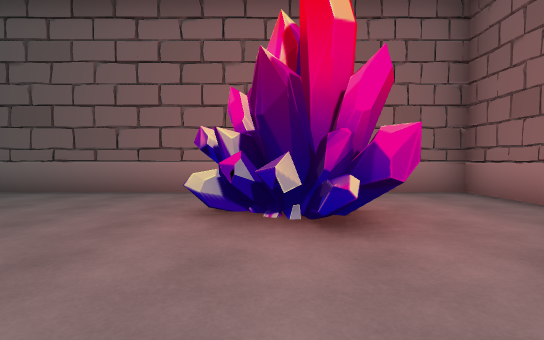
view 1 (above)

24 first-person views from a walk through a 3-D level made in the Unity game engine. The camera is 1.2 m above the floor, tilts 2° down and sees 85° across. The floor is counted in squares, 2 m on a side. Each view is taken from the middle of a square. On the plan, view 1 faces up. The plan holds only what a view shows up to about 9 squares ahead; the rest is blank. The place goes on beyond the plan. The player is left out. Some animated figures are left out. Some surface patterns are stand-ins.

view 2
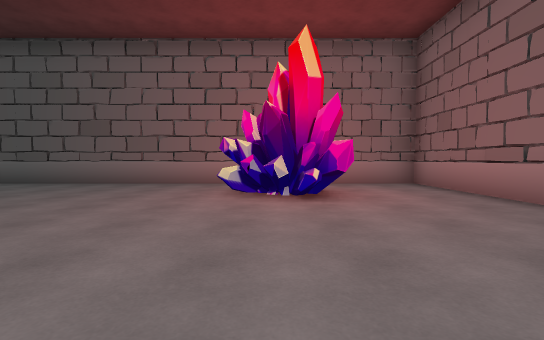

view 3
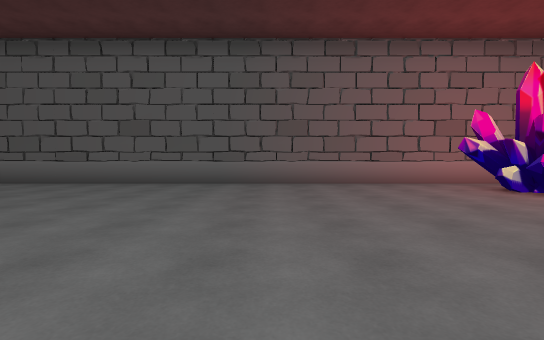

view 4
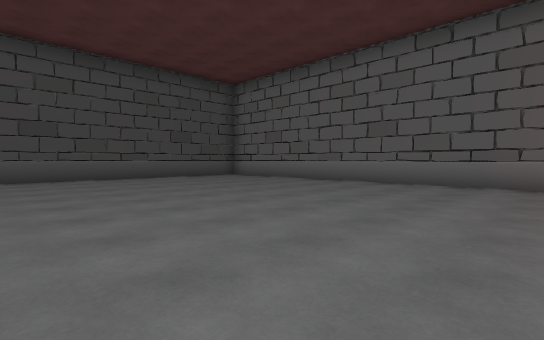

view 5
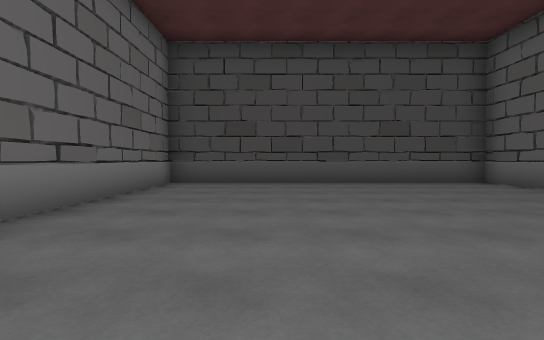

view 6
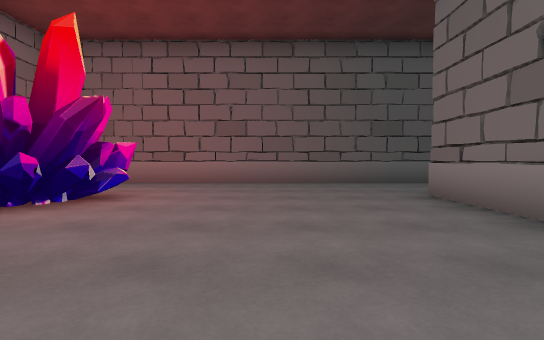

view 7
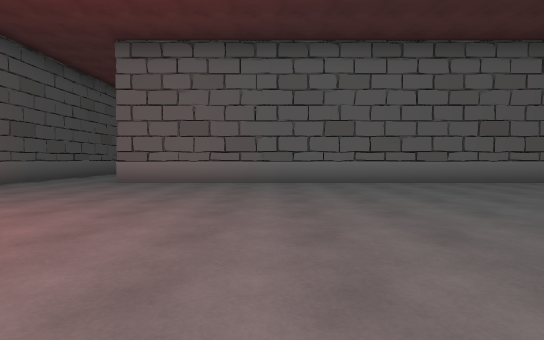

view 8
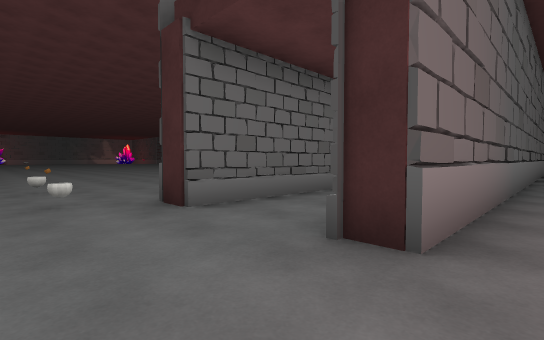

view 9
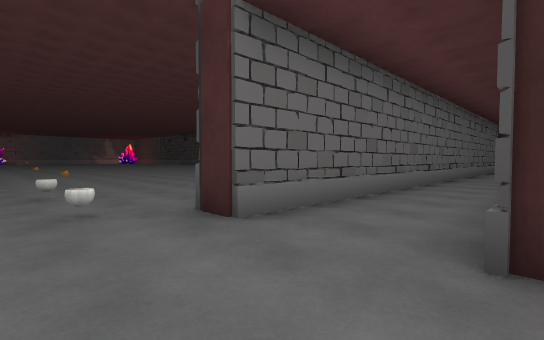

view 10
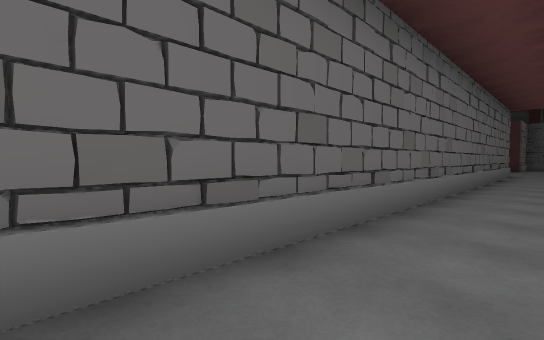

view 11
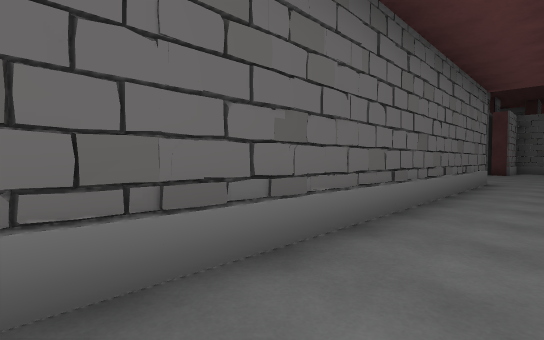

view 12
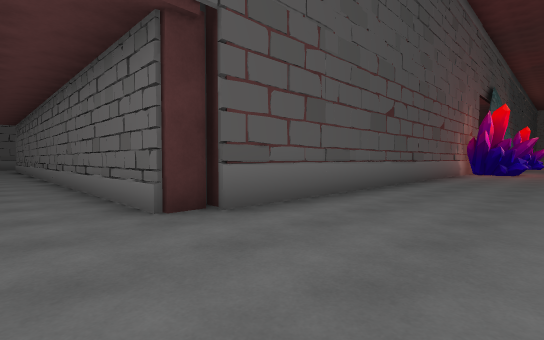

view 13
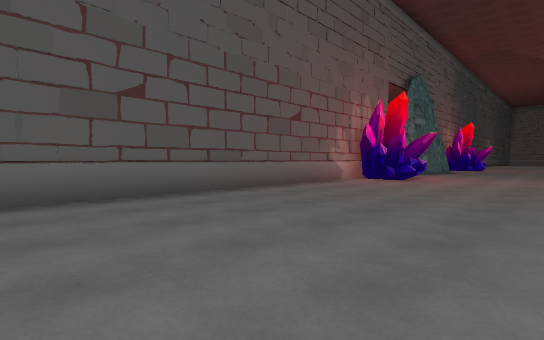

view 14
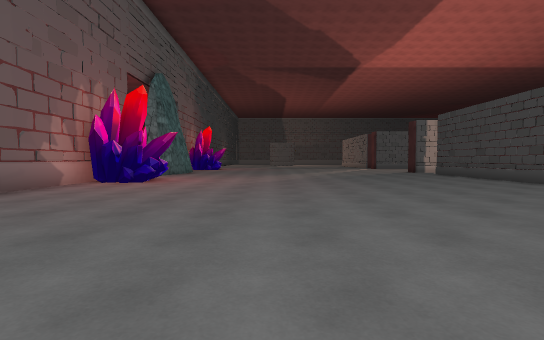

view 15
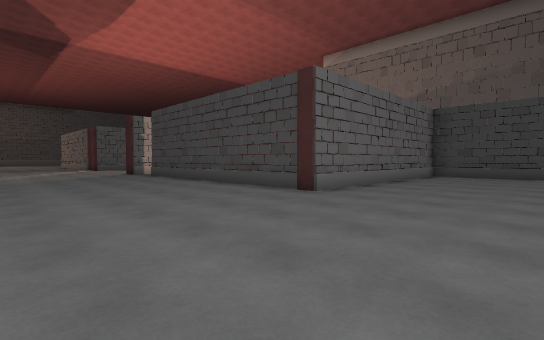

view 16
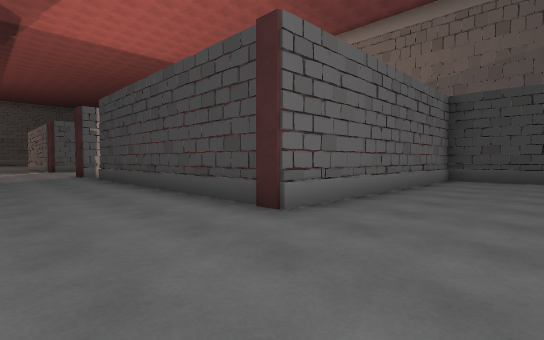

view 17
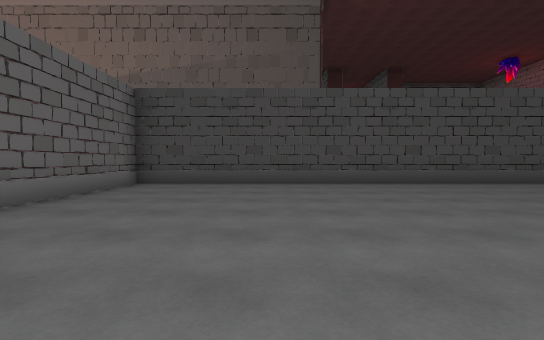

view 18
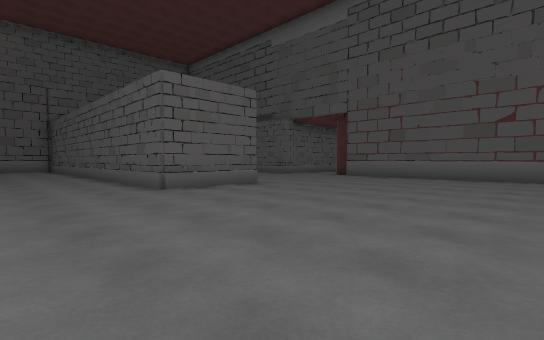

view 19
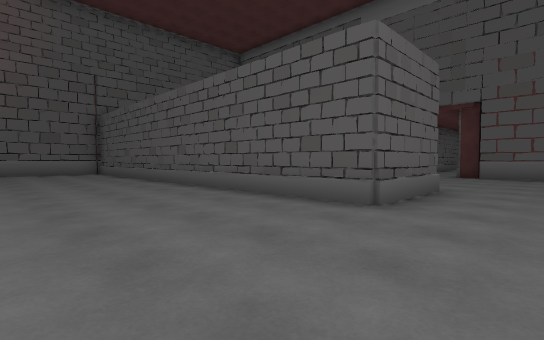

view 20
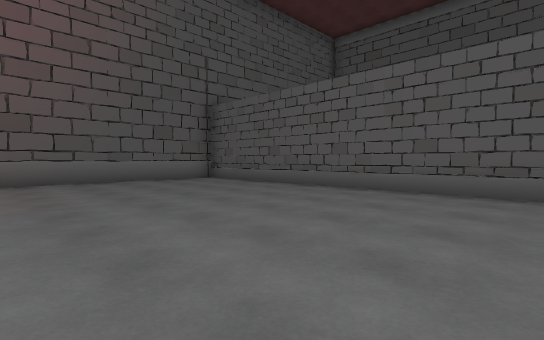

view 21
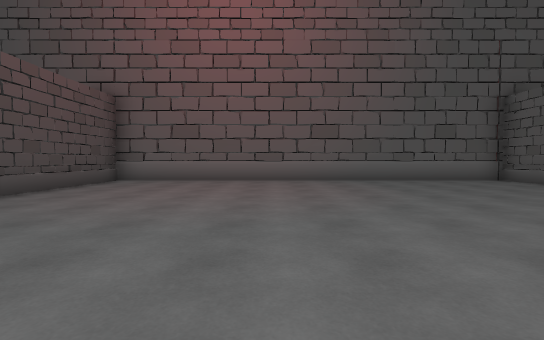

view 22
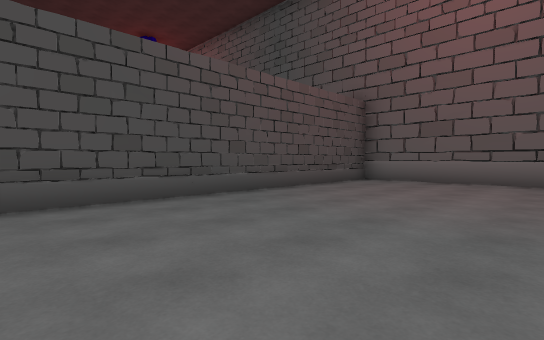

view 23
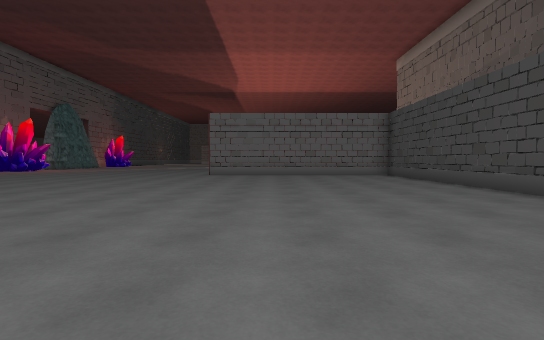

view 24
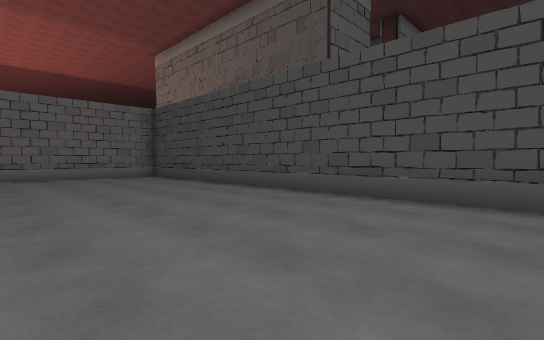

### Floor plan
Points are (right, up) in squares from view 1. A wall is a line through its corners. A room is listed if a view was taken in it or the views show most of it. See-through windows are left out.
Room 1 (views 1, 2, 3, 4, 5, 6, 7, 8)
walls: (3.6, -2.6) (3.6, 5.5) (-14.7, 5.5) (-14.7, -2.6) (1, -2.6)
ways out: opening at (2.5, -3) to room 2
objects: other object (-1, 3) to (1, 4)
Room 2 (views 9, 10, 11, 12, 13, 14, 15, 16, 17, 18, 19, 20, 21, 22, 23, 24)
walls: (-19.8, -6.2) (-22.4, -6.2) (-22.4, 5.5) (-33.5, 5.5) (-33.5, -14.4) (-26.7, -14.4) (-26.7, -22); (-22.2, -1.3) (-22.6, -1.2); (-14.9, -6) (-14.9, -5.4) (1, -5.4) (1, -6.2); (-33.8, -6.1) (-33.3, -6.2); (-15.1, -18.1) (-15.1, -6.2) (-14.5, -6.2); (1, -2.6) (1, -3.4); (3.6, -4.1) (3.6, -2.6)
ways out: opening at (2.5, -3) to room 1; opening at (2.5, -6)
objects: other object (-17, -19) to (-16, -17)

Positions as (right, up) in squares from view 1, and headings:
1: (0, 0), facing up
2: (0, -2), facing up
3: (-5, -2), facing up
4: (-5, -2), facing up-left
5: (-7, 0), facing left
6: (-4, 0), facing right
7: (-3, 5), facing down
8: (3, -2), facing down-left
9: (3, -3), facing down-left
10: (-2, -4), facing down-left
11: (-6, -4), facing down-left
12: (-18, -4), facing down-right
13: (-20, -9), facing down-right
14: (-20, -10), facing down
15: (-22, -11), facing down-left
16: (-24, -12), facing down-left
17: (-26, -11), facing left
18: (-25, -12), facing up-right
19: (-26, -8), facing up-right
20: (-28, -3), facing up-right
21: (-29, -3), facing up
22: (-29, -3), facing up-left
23: (-29, -3), facing down
24: (-29, -4), facing down-left
